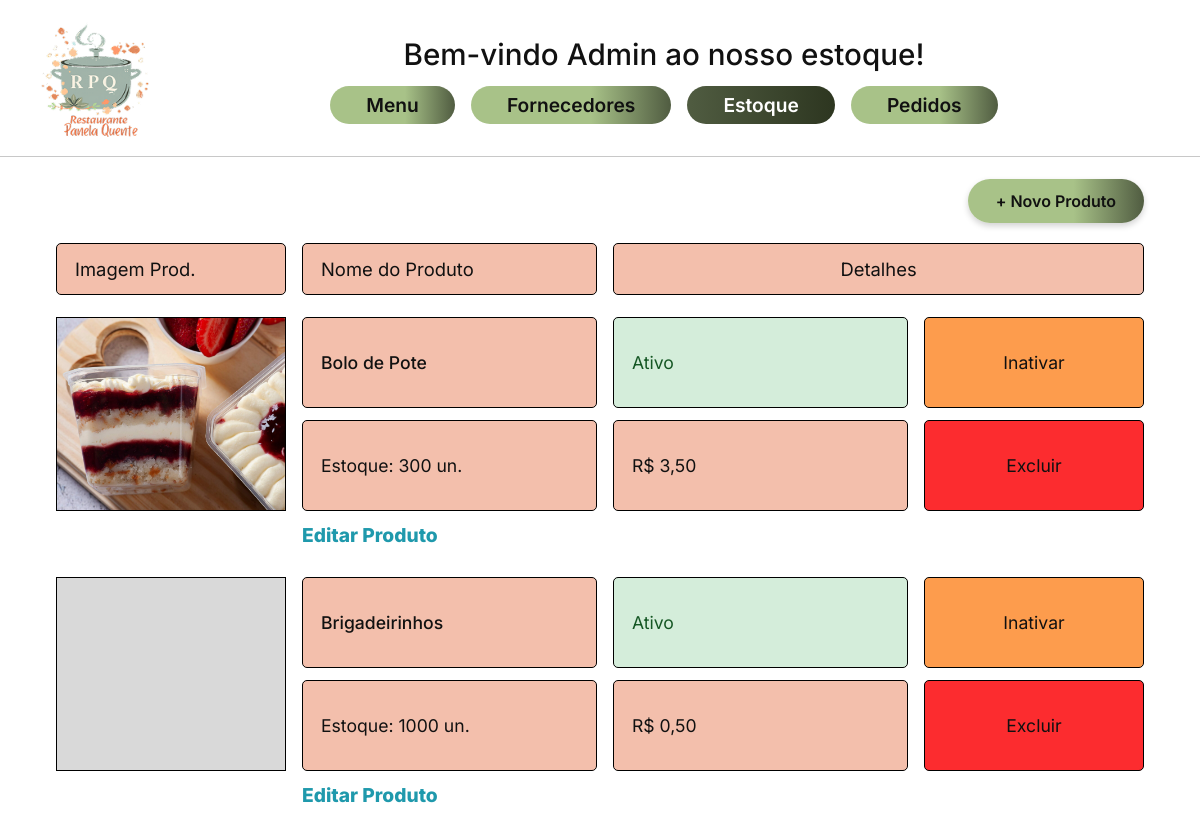
Before: /projetobernardolohana/index.php?controller=produto&action=index (signed in, upper part) with the older database file.
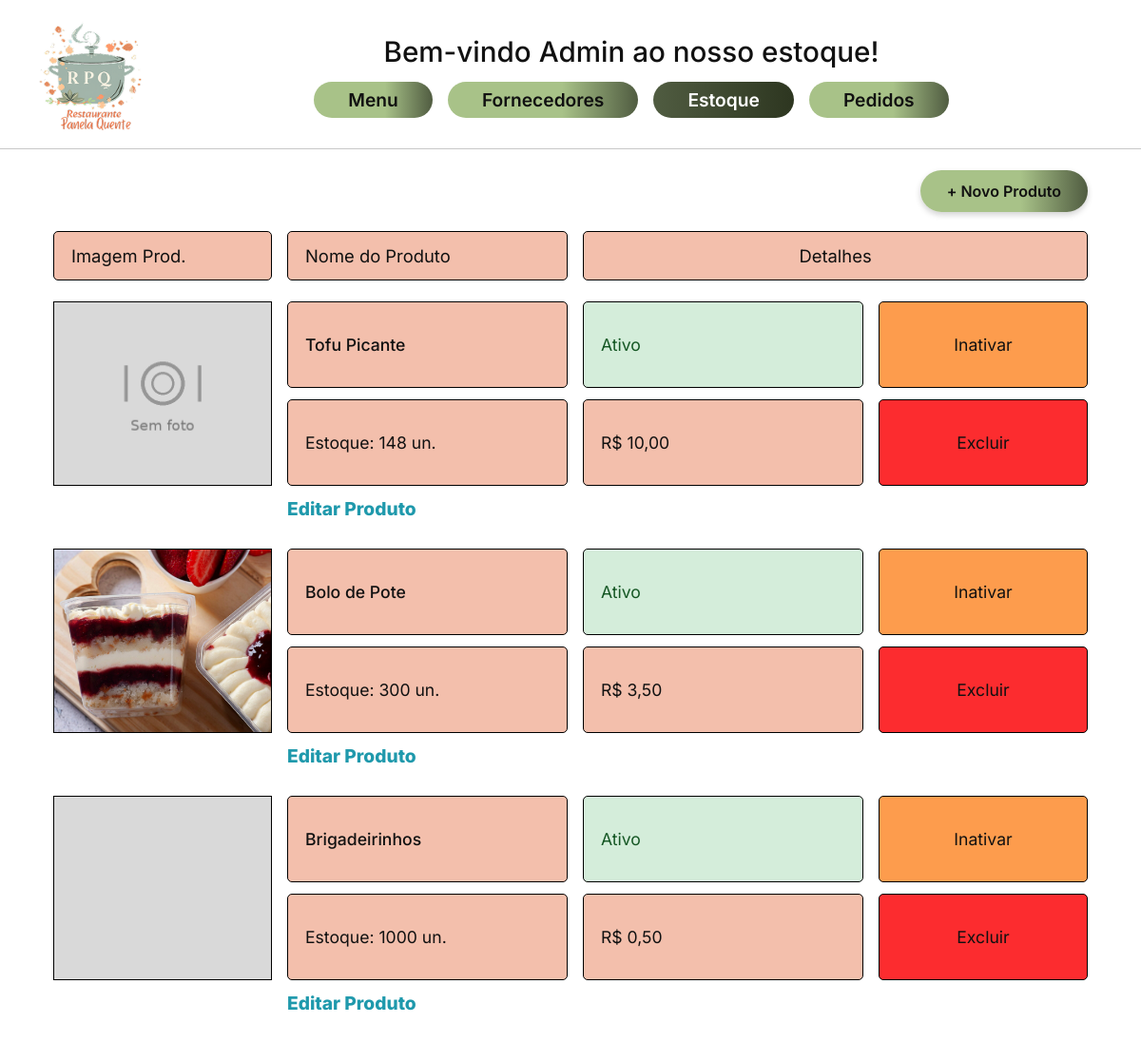
After: the same page with the newer database file.
### tables this page shows
CREATE TABLE `produto` (
  `id` int(11) NOT NULL,
  `categoria_id` int(11) NOT NULL,
  `nome` varchar(100) NOT NULL,
  `descricao` text DEFAULT NULL,
  `variacao` varchar(150) DEFAULT NULL,
  `preco` decimal(10,2) NOT NULL DEFAULT 0.00,
  `estoque_qtd` int(11) NOT NULL DEFAULT 0,
  `fornecedor_id` int(11) DEFAULT NULL,
  `ativo` tinyint(1) NOT NULL DEFAULT 1
);

### projetobernardolohana/controllers/produtocontroller.php (called while the page is built, shortened)
<?php
require_once __DIR__ . '/../models/produto.php';
class ProdutoController
{
    public function index(): void
    {
        $produtoModel = new Produto();
        $produtos = $produtoModel->listarComCategoria(false);
        require_once __DIR__ . '/../views/produtos.php';
    }
}

### projetobernardolohana/index.php (called while the page is built, shortened)
<?php
require_once __DIR__ . '/config/db.php';
$controller = $_GET['controller'] ?? 'auth';
$action = $_GET['action'] ?? 'form';
switch ($controller) {
    case 'produto':
        require_once __DIR__ . '/controllers/produtocontroller.php';
        $c = new ProdutoController();
        break;
}
$c->$action();

### projetobernardolohana/config/db.php (called while the page is built)
<?php
class Database
{
    private static $conn=null;
    public static function getConnection()
    {
        if (self::$conn === null) {
            try {
                self::$conn=new PDO(
                    "mysql:host=localhost;dbname=projetorrgi51;charstet=utf8mb4",
                    "root",
                    "",
                    [
                        PDO::ATTR_ERRMODE=>PDO::ERRMODE_EXCEPTION,
                        PDO::ATTR_DEFAULT_FETCH_MODE=>PDO::FETCH_ASSOC
                    ]
                );
            }catch (PDOException $e){
                die("Erro ao conectar ao banco de dados.");
            }
        }
        return self::$conn;
    }
}

### projetobernardolohana/models/produto.php (called while the page is built, shortened)
<?php
require_once __DIR__ . '/../config/db.php';
class Produto
{
    private PDO $conn;
    public function __construct()
    {
        $this->conn = Database::getConnection();
    }
    public function listarComCategoria(bool $somenteAtivos = false): array
    {
        $sql = "
            SELECT p.id, p.categoria_id, p.nome, p.descricao, p.variacao,
                   p.preco, p.estoque_qtd, p.fornecedor_id,
                   p.ativo, c.nome AS categoria_nome
            FROM produto p
            INNER JOIN categoria1 c ON c.id = p.categoria_id
        ";
        $sql .= " ORDER BY p.id DESC";
        return $this->conn->query($sql)->fetchAll();
    }
}

### projetobernardolohana/views/produtos.php (the view, shortened to what the changed rows need)
<?php
function imagemProdutoUrl(int $produtoId): string
{
    $baseFs  = __DIR__ . "/../public/uploads/produtos/";
    $baseUrl = "public/uploads/produtos/";
    foreach (['jpg', 'png', 'webp'] as $ext) {
        if (file_exists($baseFs . $produtoId . '.' . $ext)) {
            return $baseUrl . $produtoId . '.' . $ext;
        }
    }
    return "public/assets/img/produto_sem_foto.png";
}
function precoFormatado(?float $preco): string
{
    $preco = $preco ?? 0;
    return 'R$ ' . number_format($preco, 2, ',', '.');
}
?>
<!DOCTYPE html>
<html lang="pt-BR">
<head>
  <link rel="stylesheet" href="public/assets/css/style.css">
</head>
<body data-page="produtos">
  <header class="site-header">
    <div class="header-right">
      <h1 class="header-title">
        Bem-vindo <?= htmlspecialchars($_SESSION['nome'] ?? 'Usuário') ?> ao nosso estoque!
      </h1>
    </div>
  </header>
  <div class="table-wrap">
    <?php if (empty($produtos)): ?>
      <div class="empty-msg">Nenhum produto cadastrado ainda.</div>
    <?php else: ?>
      <?php foreach ($produtos as $p): ?>
        <div class="produto-row">
          <div class="cell-img">
            <img src="<?= htmlspecialchars(imagemProdutoUrl((int)$p['id'])) ?>"
                 alt="<?= htmlspecialchars($p['nome']) ?>" loading="lazy" decoding="async" />
          </div>
          <div class="badge badge-nome"><?= htmlspecialchars($p['nome']) ?></div>
          <div class="badge badge-estoque">Estoque: <?= (int)($p['estoque_qtd'] ?? 0) ?> un.</div>
          <div class="badge badge-status <?= (int)$p['ativo'] === 1 ? 'ativo' : 'inativo' ?>">
            <?= (int)$p['ativo'] === 1 ? 'Ativo' : 'Inativo' ?>
          </div>
          <div class="badge badge-preco"><?= precoFormatado($p['preco'] ?? null) ?></div>
          <?php if ((int)$p['ativo'] === 1): ?>
            <a class="btn-acao btn-inativar"
               href="index.php?controller=produto&action=toggle&id=<?= (int)$p['id'] ?>&ativo=0"
               onclick="return confirm('Inativar este produto?')">Inativar</a>
          <?php else: ?>
            <a class="btn-acao btn-ativar"
               href="index.php?controller=produto&action=toggle&id=<?= (int)$p['id'] ?>&ativo=1">Ativar</a>
          <?php endif; ?>
          <a class="btn-acao btn-excluir"
             href="index.php?controller=produto&action=deletar&id=<?= (int)$p['id'] ?>"
             onclick="return confirm('⚠️ Excluir permanentemente?')">Excluir</a>
          <a class="link-editar"
             href="index.php?controller=produto&action=form&id=<?= (int)$p['id'] ?>">
            Editar Produto
          </a>
        </div>
      <?php endforeach; ?>
    <?php endif; ?>
  </div>
</body>
</html>

Changed rows visible on the page:
added produto: shows a picture, nome "Tofu Picante", estoque_qtd "148", ativo "Ativo", preco "R$ 10,00"
